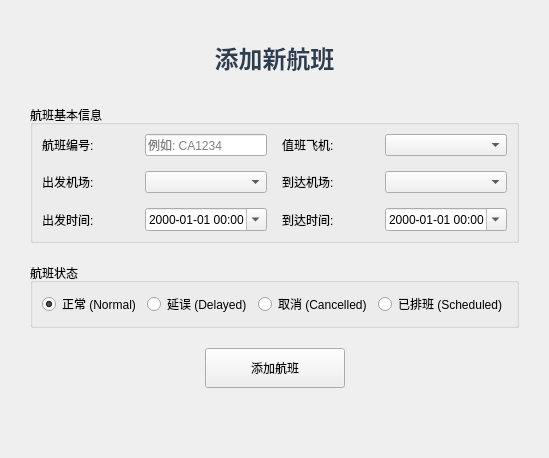
      <widget class="QWidget" name="page_addflight">
       <layout class="QVBoxLayout" name="verticalLayout_2">
        <property name="spacing">
         <number>20</number>
        </property>
        <property name="leftMargin">
         <number>30</number>
        </property>
        <property name="topMargin">
         <number>30</number>
        </property>
        <property name="rightMargin">
         <number>30</number>
        </property>
        <property name="bottomMargin">
         <number>30</number>
        </property>
        <item>
         <widget class="QLabel" name="label">
          <property name="styleSheet">
           <string notr="true">font-size: 18pt;
font-weight: bold; color: #2c3e50; padding: 10px;</string>
          </property>
          <property name="text">
           <string>添加新航班</string>
          </property>
          <property name="alignment">
           <set>Qt::AlignmentFlag::AlignCenter</set>
          </property>
         </widget>
        </item>
        <item>
         <widget class="QGroupBox" name="groupBox">
          <property name="title">
           <string>航班基本信息</string>
          </property>
          <layout class="QGridLayout" name="gridLayout_2">
           <property name="spacing">
            <number>15</number>
           </property>
           <item row="0" column="0">
            <widget class="QLabel" name="label_16">
             <property name="text">
              <string>航班编号:</string>
             </property>
            </widget>
           </item>
           <item row="0" column="1">
            <widget class="QLineEdit" name="flightNo">
             <property name="sizePolicy">
              <sizepolicy hsizetype="Preferred" vsizetype="Fixed">
               <horstretch>0</horstretch>
               <verstretch>0</verstretch>
              </sizepolicy>
             </property>
             <property name="placeholderText">
              <string>例如: CA1234</string>
             </property>
            </widget>
           </item>
           <item row="0" column="2">
            <widget class="QLabel" name="label_17">
             <property name="text">
              <string>值班飞机:</string>
             </property>
            </widget>
           </item>
           <item row="0" column="3">
            <widget class="QComboBox" name="airplane"/>
           </item>
           <item row="1" column="0">
            <widget class="QLabel" name="label_18">
             <property name="text">
              <string>出发机场:</string>
             </property>
            </widget>
           </item>
           <item row="1" column="1">
            <widget class="QComboBox" name="departAirport"/>
           </item>
           <item row="1" column="2">
            <widget class="QLabel" name="label_19">
             <property name="text">
              <string>到达机场:</string>
             </property>
            </widget>
           </item>
           <item row="1" column="3">
            <widget class="QComboBox" name="arriveAirport"/>
           </item>
           <item row="2" column="0">
            <widget class="QLabel" name="label_22">
             <property name="text">
              <string>出发时间:</string>
             </property>
            </widget>
           </item>
           <item row="2" column="1">
            <widget class="QDateTimeEdit" name="departTime">
             <property name="displayFormat">
              <string>yyyy-MM-dd HH:mm</string>
             </property>
             <property name="calendarPopup">
              <bool>true</bool>
             </property>
            </widget>
           </item>
           <item row="2" column="2">
            <widget class="QLabel" name="label_23">
             <property name="text">
              <string>到达时间:</string>
             </property>
            </widget>
           </item>
           <item row="2" column="3">
            <widget class="QDateTimeEdit" name="arriveTime">
             <property name="displayFormat">
              <string>yyyy-MM-dd HH:mm</string>
             </property>
             <property name="calendarPopup">
              <bool>true</bool>
             </property>
            </widget>
           </item>
          </layout>
         </widget>
        </item>
        <item>
         <widget class="QGroupBox" name="groupBox_2">
          <property name="title">
           <string>航班状态</string>
          </property>
          <layout class="QHBoxLayout" name="horizontalLayout">
           <item>
            <widget class="QRadioButton" name="rbtn_normal">
             <property name="text">
              <string>正常 (Normal)</string>
             </property>
             <property name="checked">
              <bool>true</bool>
             </property>
             <attribute name="buttonGroup">
              <string notr="true">btng_status</string>
             </attribute>
            </widget>
           </item>
           <item>
            <widget class="QRadioButton" name="rbtn_delayed">
             <property name="text">
              <string>延误 (Delayed)</string>
             </property>
             <attribute name="buttonGroup">
              <string notr="true">btng_status</string>
             </attribute>
            </widget>
           </item>
           <item>
            <widget class="QRadioButton" name="rbtn_cancelled">
             <property name="text">
              <string>取消 (Cancelled)</string>
             </property>
             <attribute name="buttonGroup">
              <string notr="true">btng_status</string>
             </attribute>
            </widget>
           </item>
           <item>
            <widget class="QRadioButton" name="rbtn_scheduled">
             <property name="text">
              <string>已排班 (Scheduled)</string>
             </property>
             <attribute name="buttonGroup">
              <string notr="true">btng_status</string>
             </attribute>
            </widget>
           </item>
          </layout>
         </widget>
        </item>
        <item>
         <layout class="QHBoxLayout" name="horizontalLayout_2">
          <item>
           <spacer name="horizontalSpacer">
            <property name="orientation">
             <enum>Qt::Orientation::Horizontal</enum>
            </property>
            <property name="sizeHint" stdset="0">
             <size>
              <width>40</width>
              <height>20</height>
             </size>
            </property>
           </spacer>
          </item>
          <item>
           <widget class="QPushButton" name="btn_addflight">
            <property name="minimumSize">
             <size>
              <width>140</width>
              <height>40</height>
             </size>
            </property>
            <property name="text">
             <string>添加航班</string>
            </property>
           </widget>
          </item>
          <item>
           <spacer name="horizontalSpacer_2">
            <property name="orientation">
             <enum>Qt::Orientation::Horizontal</enum>
            </property>
            <property name="sizeHint" stdset="0">
             <size>
              <width>40</width>
              <height>20</height>
             </size>
            </property>
           </spacer>
          </item>
         </layout>
        </item>
        <item>
         <spacer name="verticalSpacer">
          <property name="orientation">
           <enum>Qt::Orientation::Vertical</enum>
          </property>
          <property name="sizeHint" stdset="0">
           <size>
            <width>20</width>
            <height>40</height>
           </size>
          </property>
         </spacer>
        </item>
       </layout>
      </widget>
